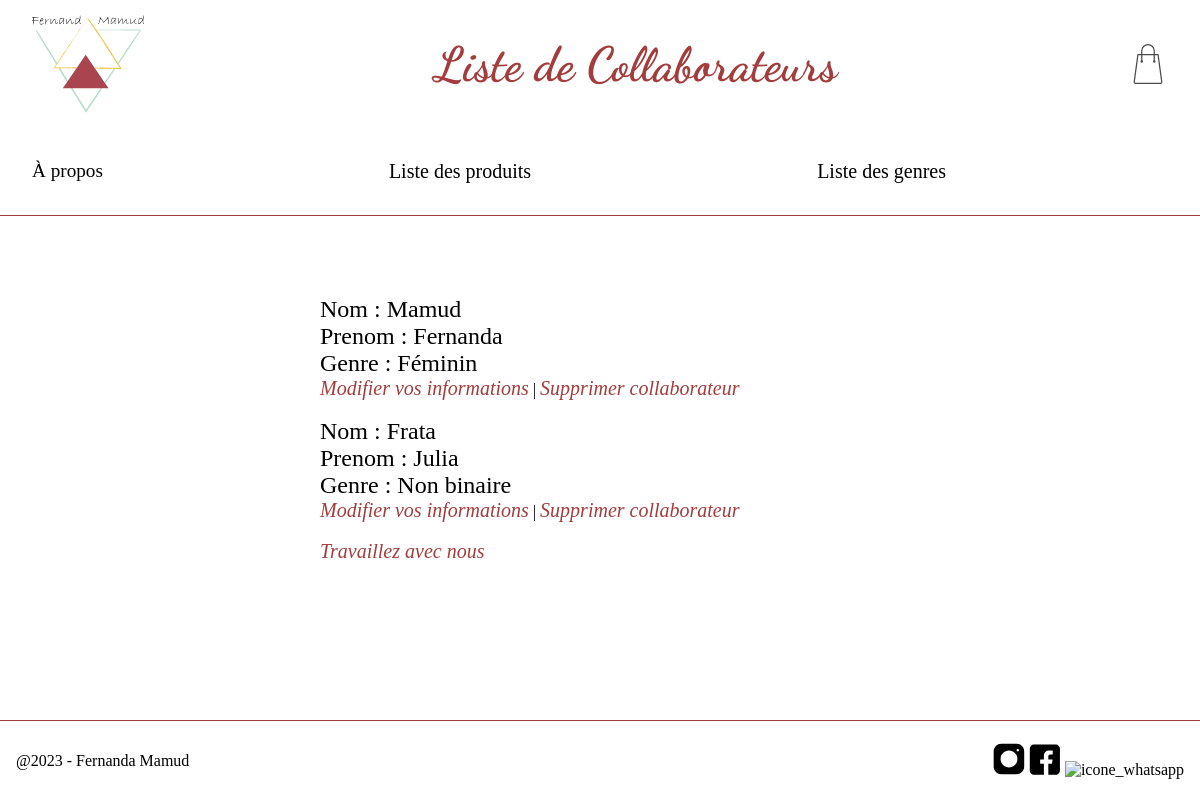
Page /liste-collaborateurs.php on the committed database.
### tables this page shows
CREATE TABLE `usager` (
  `id_usager` int(11) NOT NULL,
  `nom` varchar(45) NOT NULL,
  `prenom` varchar(45) NOT NULL,
  `id_genre` int(11) NOT NULL
);

CREATE TABLE `genre` (
  `id_genre` int(11) NOT NULL,
  `nom` varchar(20) NOT NULL
);

### Classe/CRUD.php (called while the page is built, shortened)
<?php
class CRUD extends PDO {
    public function select($table) {
        $sql = "SELECT * FROM $table";
        $stmt = $this->query($sql);
        return $stmt->fetchAll();
    }
    public function selectId($table, $value, $field = 'id') {
        $sql = "SELECT * FROM $table WHERE $field = '$value'";
        $stmt = $this->query($sql);
        $count = $stmt->rowCount();
        if($count == 1) {
            return $stmt->fetch();
        }else{
            header('location: client-index.php');
        }
    }
}
?>

### liste-collaborateurs.php (the view, shortened to what this page needs)
<?php
require_once('Classe/CRUD.php');
require_once('Classe/Footer.php');
$crud = new CRUD;
$usager = $crud->select('usager');
$footer = new Footer;
$footerHTML = $footer->getFooterHTML();
?>
<!DOCTYPE html>
<html lang="en">
<head>
    <link rel="stylesheet" href="assets/css/styles.css">
</head>
<body>
    <header>
        <img src="assets/img/logo.svg" alt="image_logo">
        <p>Liste de Collaborateurs</p>
        <img src="assets/img/panier.svg" alt="image_panier">
    </header>
    <nav>
        <ul>
            <li>À propos</li>
            <li><a href="index.php">Liste des produits</a></li>
            <li><a href="liste-genres.php">Liste des genres</a></li>
        </ul>
    </nav>
    <main>
    <?php
        foreach($usager as $row) {
    ?>
        <p>Nom : <?= $row['nom'] ?></p>
        <p>Prenom : <?= $row['prenom'] ?></p>
        <p>Genre : <?php $genre = $crud->selectId('genre', $row['id_genre'], 'id_genre'); ?>
        <?= $genre['nom'] ?></p>
        <a href="collaborateur-edit.php?id=<?= $row['id_usager'] ?>">Modifier vos informations</a> |
        <a href="collaborateur-delete.php?id=<?= $row['id_usager'] ?>">Supprimer collaborateur</a>
        <br>
        <br>
    <?php
        }
    ?>
    <a href="create-collaborateur.php">Travaillez avec nous</a>
    </main>
    <?php
        echo $footerHTML;
    ?>
</body>
</html>

### assets/css/generic/generic.css (style rules this page uses)
* { box-sizing: border-box; margin: 0; }

### assets/css/elements/elements.css (style rules this page uses)
body { display: flex; flex-direction: column; min-height: 100vh; }
header { align-items: center; color: rgb(163, 61, 61); display: flex; flex-direction: row; font-family: "Dancing"; font-size: 3rem; height: 8rem; justify-content: space-between; padding: 2rem; width: 100%; }
header img:nth-of-type(1) { height: 7rem; width: 7rem; }
header img:nth-of-type(2) { height: 40px; width: 40px; }
nav { border-bottom: 0.1rem solid rgb(163, 61, 61); }
main { padding: 5rem 20rem 5rem 20rem; flex: 1; }
main p { font-size: 1.5rem; }
main a { color: rgb(163, 61, 61); font-style: italic; }
ul { display: flex; font-size: 1.2rem; list-style: none; padding: 0; justify-content: space-between; }
li { flex-grow: 1; padding: 2rem; }
a { color: black; text-decoration: none; font-size: 20px; }

### rows in the picture
usager: nom "Mamud", prenom "Fernanda", id_genre.nom "Féminin"
usager: nom "Frata", prenom "Julia", id_genre.nom "Non binaire"
